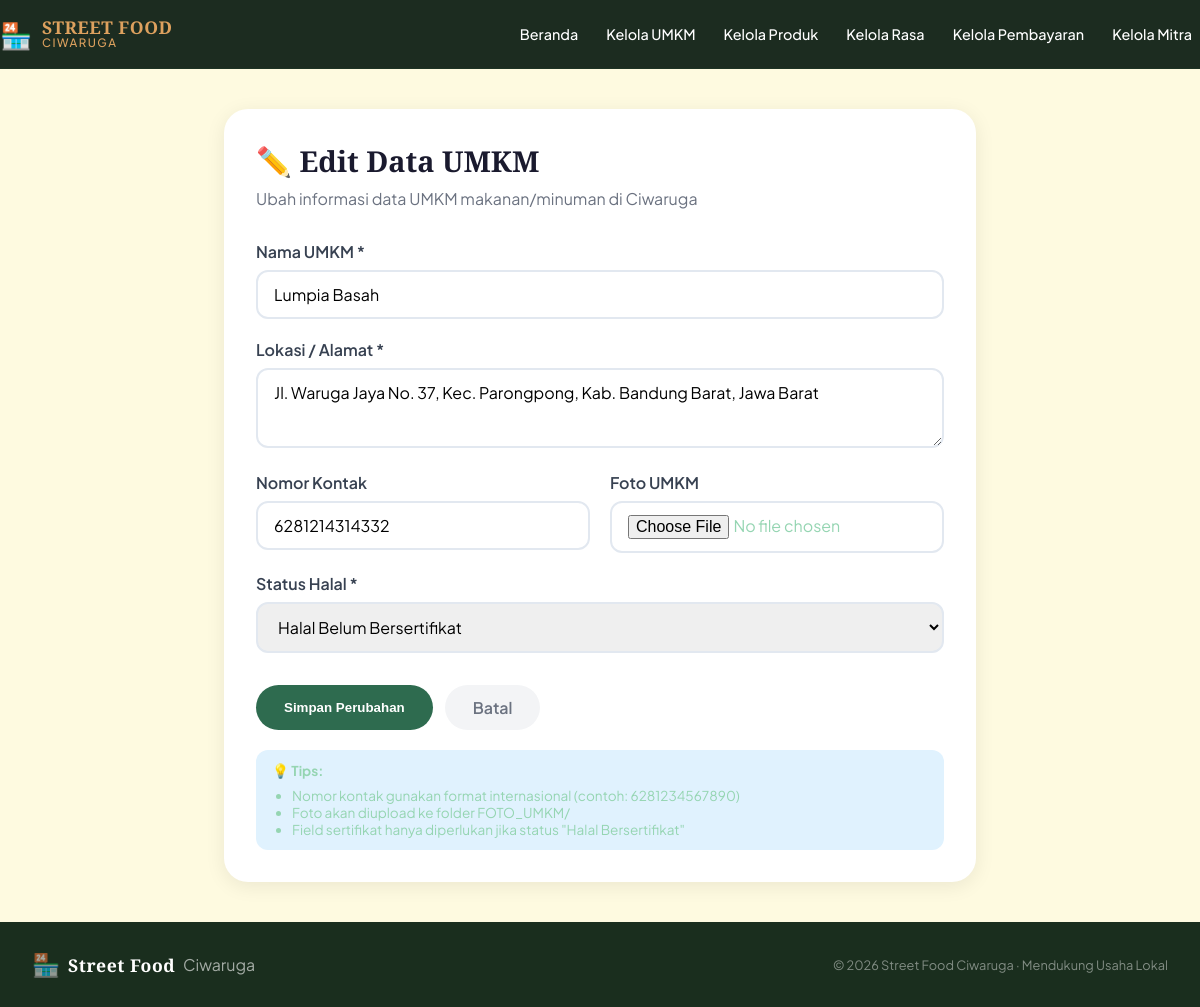
The page /edit_umkm.php?id=3 on the database as committed earlier.
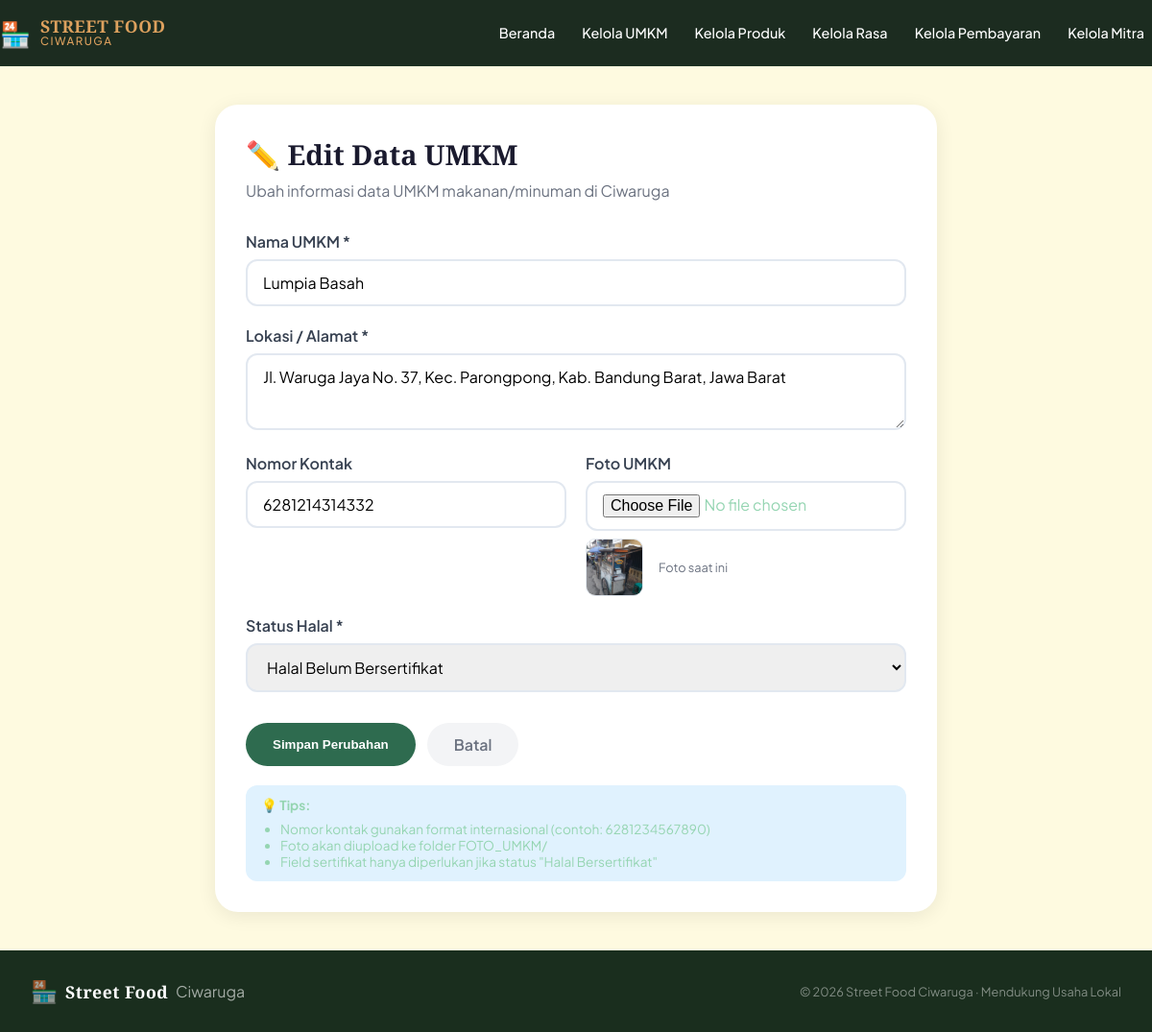
The same page on the database as committed later.
### tables this page shows
CREATE TABLE `umkm` (
  `id_umkm` int(11) NOT NULL,
  `nama_umkm` varchar(100) NOT NULL,
  `lokasi` text NOT NULL,
  `foto` varchar(255) DEFAULT NULL,
  `nomor_kontak` varchar(20) DEFAULT NULL,
  `status_halal` enum('Halal Bersertifikat','Halal Belum Bersertifikat','Non-Halal') NOT NULL,
  `no_sertifikat` varchar(100) DEFAULT NULL,
  `lembaga_penerbit` varchar(100) DEFAULT NULL,
  `tanggal_terbit` date DEFAULT NULL
);

### edit_umkm.php (the view, shortened to what this page needs)
<?php
require_once 'koneksi.php';
$id_umkm = (int)$_GET['id'];
$query = "SELECT * FROM umkm WHERE id_umkm = $id_umkm";
$result = mysqli_query($koneksi, $query);
$umkm = mysqli_fetch_assoc($result);
?>
<!DOCTYPE html>
<html lang="id">
<head>
  <link rel="stylesheet" href="style.css">
</head>
<body>
  <header class="navbar">
    <div class="nav-inner">
      <div class="brand">
        <span class="brand-icon">🏪</span>
        <div class="brand-text">
          <span class="brand-name">STREET FOOD</span>
          <span class="brand-sub">Ciwaruga</span>
        </div>
      </div>
      <nav class="nav-links">
        <a href="index.php">Beranda</a>
        <a href="umkm.php">Kelola UMKM</a>
        <a href="produk.php">Kelola Produk</a>
        <a href="kategori_rasa.php">Kelola Rasa</a>
        <a href="bayar.php">Kelola Pembayaran</a>
        <a href="mitra.php">Kelola Mitra</a>
      </nav>
    </div>
  </header>
  <div class="form-container">
    <div class="form-card">
      <h1 class="form-title">✏️ Edit Data UMKM</h1>
      <p class="form-subtitle">Ubah informasi data UMKM makanan/minuman di Ciwaruga</p>
      <form method="POST" action="" enctype="multipart/form-data">
        <div class="form-group">
          <label for="nama_umkm">Nama UMKM *</label>
          <input type="text" id="nama_umkm" name="nama_umkm" value="<?= htmlspecialchars($umkm['nama_umkm']) ?>" required>
        </div>
        <div class="form-group">
          <label for="lokasi">Lokasi / Alamat *</label>
          <textarea id="lokasi" name="lokasi" required><?= htmlspecialchars($umkm['lokasi']) ?></textarea>
        </div>
        <div class="form-row">
          <div class="form-group">
            <label for="nomor_kontak">Nomor Kontak</label>
            <input type="text" id="nomor_kontak" name="nomor_kontak" value="<?= htmlspecialchars($umkm['nomor_kontak'] ?? '') ?>" placeholder="6281234567890">
          </div>
          <div class="form-group">
            <label for="foto">Foto UMKM</label>
            <input type="file" id="foto" name="foto" accept="image/*">
            <?php if ($umkm['foto'] && file_exists($umkm['foto'])): ?>
            <div class="foto-preview-container">
              <img src="<?= htmlspecialchars($umkm['foto']) ?>" class="foto-preview" alt="Foto">
              <span style="font-size: 0.8rem; color: #6b7280;">Foto saat ini</span>
            </div>
            <?php endif; ?>
          </div>
        </div>
        <div class="form-group">
          <label for="status_halal">Status Halal *</label>
          <select id="status_halal" name="status_halal" required>
            <option value="Halal Belum Bersertifikat" <?= $umkm['status_halal'] === 'Halal Belum Bersertifikat' ? 'selected' : '' ?>>Halal Belum Bersertifikat</option>
          </select>
        </div>
        <div class="form-actions">
          <button type="submit" class="btn-submit">Simpan Perubahan</button>
          <a href="umkm.php" class="btn-cancel">Batal</a>
        </div>
      </form>
      <div class="info-card">
        💡 <strong>Tips:</strong>
        <ul style="margin-top: 8px; margin-left: 20px;">
          <li>Nomor kontak gunakan format internasional (contoh: 6281234567890)</li>
          <li>Foto akan diupload ke folder FOTO_UMKM/</li>
          <li>Field sertifikat hanya diperlukan jika status "Halal Bersertifikat"</li>
        </ul>
      </div>
    </div>
  </div>
  <footer class="footer">
    <div class="footer-inner">
      <div class="footer-brand">
        <span class="brand-icon">🏪</span>
        <span class="brand-name"> Street Food</span> Ciwaruga
      </div>
      <p class="footer-copy">© 2026 Street Food Ciwaruga · Mendukung Usaha Lokal</p>
    </div>
  </footer>
</body>
</html>

Rows that differ between the two databases and show on the page:
changed umkm "Lumpia Basah": foto: picture added
Other text that changed with them:
text now shown: "Foto saat ini"
